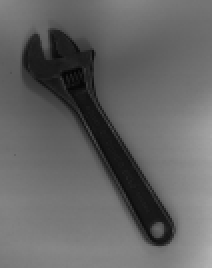
%> input picture lab1/images/wrench.png, 106 x 134 px (shown 2 times larger)
$ octave lab1_q13.m   (GNU Octave 9; MATLAB toolbox functions it lacks are replaced by stand-ins)
%> lines starting %> are read from the running program, lines starting %| are printed output that depends on the picture
wr=imread('wrench.png')
%> wr is the input picture: size 134x106 uint8; min 4, max 179, mean 101.1
J = imrotate(wr,20);
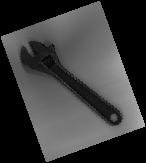
%> J: size 163x146 uint8; min 0, max 179, mean 60.3
K = imrotate(wr,20,'bilinear');
% Transpose of the matrix is computed faster for 90 degrees
%imtool(J)
%imtool(K)
tic
k1 = imrotate(wr,90)
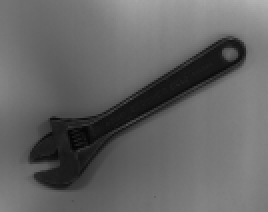
%> k1: size 106x134 uint8 (shown 2 times larger); min 4, max 179, mean 101.1; mean of the top-left, top-right, bottom-left and bottom-right quarters 109.3, 106.6, 72.7, 115.6
toc
t1 = toc

tic
k2 = imrotate(wr,20)
toc
t2 = toc
